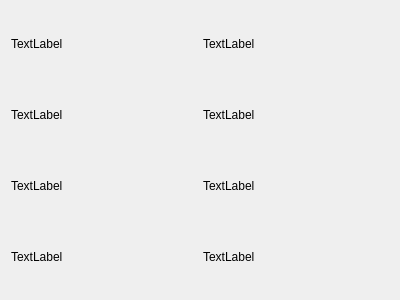
<?xml version="1.0" encoding="UTF-8"?>
<ui version="4.0">
 <class>OutputWindow</class>
 <widget class="QWidget" name="OutputWindow">
  <property name="geometry">
   <rect>
    <x>0</x>
    <y>0</y>
    <width>400</width>
    <height>300</height>
   </rect>
  </property>
  <property name="windowTitle">
   <string>Form</string>
  </property>
  <layout class="QGridLayout" name="gridLayout_2">
   <item row="0" column="0">
    <layout class="QGridLayout" name="gridLayout">
     <item row="0" column="0">
      <layout class="QHBoxLayout" name="horizontalLayout">
       <item>
        <layout class="QVBoxLayout" name="verticalLayout">
         <item>
          <layout class="QHBoxLayout" name="horizontalLayout_5">
           <item>
            <widget class="QLabel" name="label_2">
             <property name="text">
              <string>TextLabel</string>
             </property>
            </widget>
           </item>
           <item>
            <widget class="QLabel" name="label">
             <property name="text">
              <string>TextLabel</string>
             </property>
            </widget>
           </item>
          </layout>
         </item>
         <item>
          <layout class="QHBoxLayout" name="horizontalLayout_4">
           <item>
            <widget class="QLabel" name="label_4">
             <property name="text">
              <string>TextLabel</string>
             </property>
            </widget>
           </item>
           <item>
            <widget class="QLabel" name="label_3">
             <property name="text">
              <string>TextLabel</string>
             </property>
            </widget>
           </item>
          </layout>
         </item>
         <item>
          <layout class="QHBoxLayout" name="horizontalLayout_3">
           <item>
            <widget class="QLabel" name="label_6">
             <property name="text">
              <string>TextLabel</string>
             </property>
            </widget>
           </item>
           <item>
            <widget class="QLabel" name="label_5">
             <property name="text">
              <string>TextLabel</string>
             </property>
            </widget>
           </item>
          </layout>
         </item>
         <item>
          <layout class="QHBoxLayout" name="horizontalLayout_2">
           <item>
            <widget class="QLabel" name="label_8">
             <property name="text">
              <string>TextLabel</string>
             </property>
            </widget>
           </item>
           <item>
            <widget class="QLabel" name="label_7">
             <property name="text">
              <string>TextLabel</string>
             </property>
            </widget>
           </item>
          </layout>
         </item>
        </layout>
       </item>
      </layout>
     </item>
    </layout>
   </item>
  </layout>
 </widget>
 <resources/>
 <connections/>
</ui>
